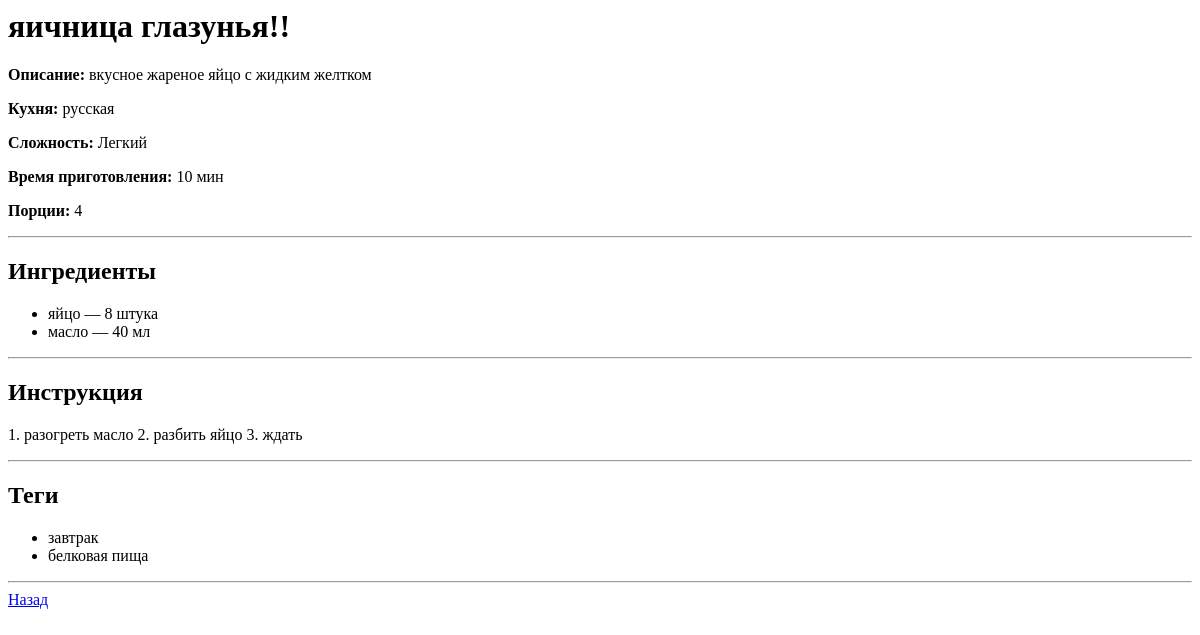
Page /recipes/1/ on the earlier database version.
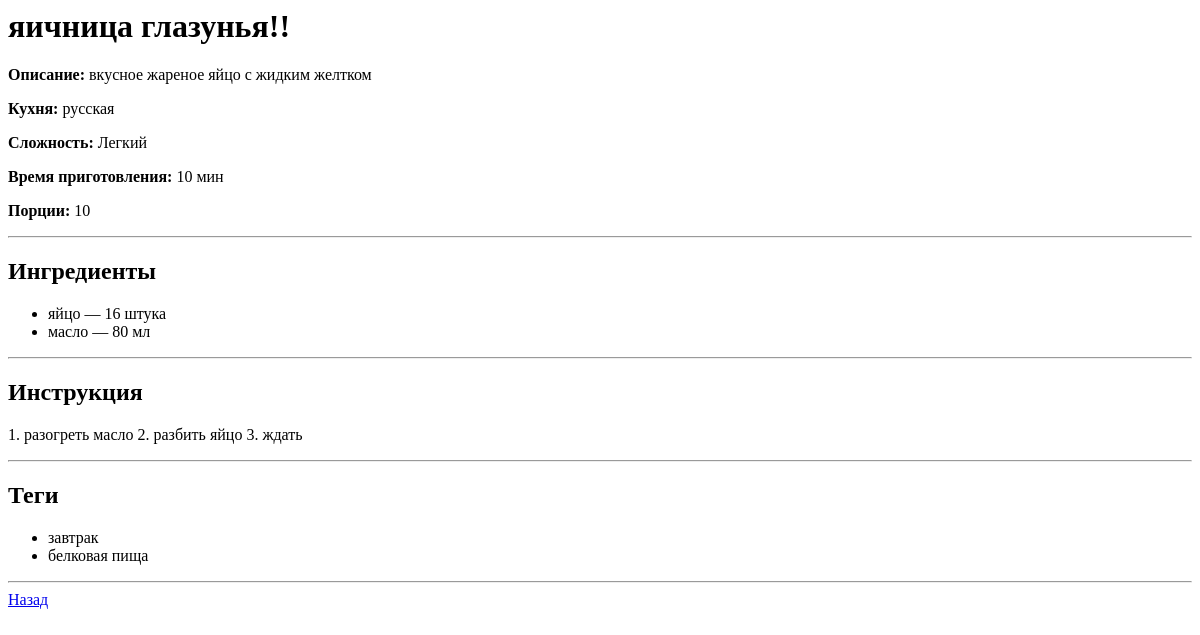
Same page on the later database version.
### main/models.py (models this page shows, shortened)
class Recipe(models.Model):
    title = models.CharField("Название рецепта", max_length=255)
    description = models.TextField("Описание")
    cooking_time = models.PositiveIntegerField("Время приготовления")
    servings = models.PositiveIntegerField("Количество порций")
    difficulty = models.CharField(
        "Сложность",
        max_length=10,
        choices=[('easy', 'Легкий'), ('medium', 'Средний'), ('hard', 'Трудный')],
        default='easy'
    )
    kitchen = models.CharField("Кухня", max_length=100)
    created_at = models.DateTimeField("Создан", auto_now_add=True)
    author = models.ForeignKey(
        User,
        on_delete=models.CASCADE,
        related_name="recipes",
        verbose_name="Автор"
    )
    history = HistoricalRecords()
    class Meta:
        verbose_name = "Рецепт"
        verbose_name_plural = "Рецепты"

class Ingridients(models.Model):
    recipe = models.ForeignKey(
        Recipe,
        on_delete=models.CASCADE,
        related_name="Ingridients"
    )
    name = models.CharField("Название")
    quantity = models.PositiveIntegerField("Количество")
    unit = models.CharField("Единица измерения")
    class Meta:
        verbose_name = "Ингридиент"
        verbose_name_plural = "Ингридиенты"

class Instruction(models.Model):
    recipe = models.OneToOneField(Recipe, on_delete=models.CASCADE, related_name='Instruction')
    count_of_steps = models.PositiveIntegerField('Количество шагов')
    description = models.TextField('Описание')
    class Meta:
        verbose_name = "Инструкция"
        verbose_name_plural = "Инструкции"

### main/html_views.py (the view)
# urls.py: path("recipes/<int:pk>/", html_views.recipe_detail, name="recipe_detail"),
def recipe_detail(request, pk):
    recipe = get_object_or_404(Recipe, pk=pk)
    return render(
        request,
        "recipes/detail.html",
        {
            "recipe": recipe
        }
    )

### main/templates/recipes/detail.html (shortened to what this page needs)
<h1>{{ recipe.title }}</h1>
<p><strong>Описание:</strong> {{ recipe.description }}</p>
<p><strong>Кухня:</strong> {{ recipe.kitchen }}</p>
<p><strong>Сложность:</strong> {{ recipe.get_difficulty_display }}</p>
<p><strong>Время приготовления:</strong> {{ recipe.cooking_time }} мин</p>
<p><strong>Порции:</strong> {{ recipe.servings }}</p>
<hr />
<h2>Ингредиенты</h2>
<ul>
  {% for ing in recipe.Ingridients.all %}
  <li>{{ ing.name }} — {{ ing.quantity }} {{ ing.unit }}</li>
  {% empty %}
  <li>Ингредиенты не указаны</li>
  {% endfor %}
</ul>
<hr />
<h2>Инструкция</h2>
{% if recipe.Instruction %}
<p>{{ recipe.Instruction.description }}</p>
{% else %}
<p>Инструкция отсутствует</p>
{% endif %}
<hr />
<h2>Теги</h2>
<ul>
  {% for tag in recipe.Tags.all %}
  <li>{{ tag.name }}</li>
  {% empty %}
  <li>Теги не указаны</li>
  {% endfor %}
</ul>
<hr />
<a href="{% url 'recipe_list' %}">Назад</a>

Differences in the rows shown:
changed Recipe "яичница глазунья!!": servings "4" → "10"
changed Ingridients "яйцо": quantity "8" → "16"
changed Ingridients "масло": quantity "40" → "80"
